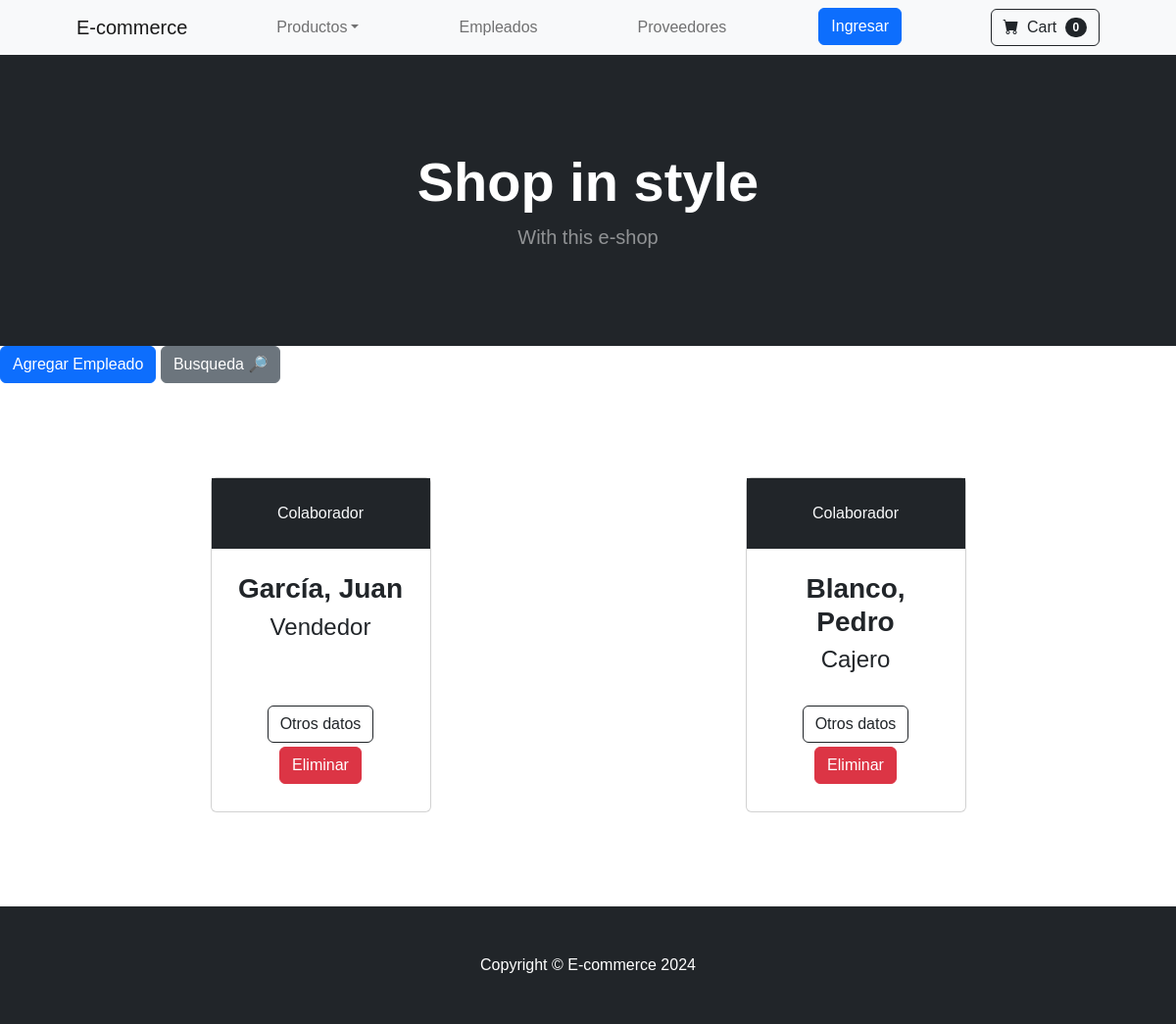
The page /ecommerce/employees/ on the database as committed earlier.
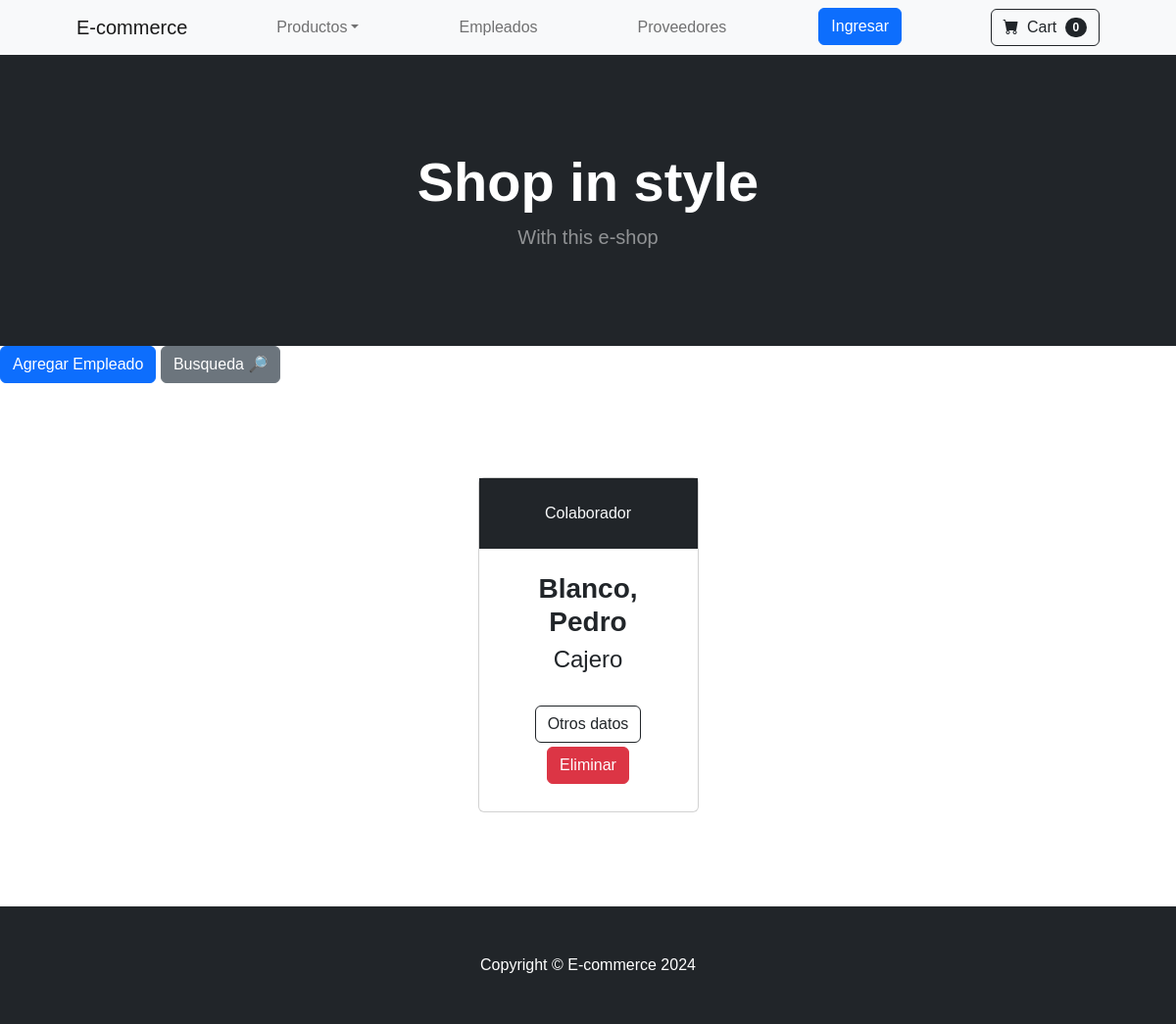
The same page on the database as committed later.
### ecommerce/models.py (models this page shows, shortened)
class Employee(models.Model):
    name = models.CharField(max_length=40)
    last_name = models.CharField(max_length=40)
    birthday = models.DateField()
    position = models.CharField(max_length=50)
    salary = models.DecimalField(max_digits=9, decimal_places=2)
    start_date = models.DateField()
    phone_number = models.CharField(max_length=20)
    email = models.EmailField(unique=True)

### ecommerce/views.py (the view)
# urls.py: path('employees/', show_employees, name='employees'),
def show_employees(req):
    employees = Employee.objects.all()
    return render(req, 'employees.html', {'employees': employees})

### ecommerce/templates/employees.html (shortened to what this page needs)
<!DOCTYPE html>
<html lang="en">
    <head>
        {% load static %}
        <link href="https://cdn.jsdelivr.net/npm/bootstrap-icons@1.5.0/font/bootstrap-icons.css" rel="stylesheet" />
        <link href="{% static '/css/styles.css' %}" rel="stylesheet" />
    </head>
    <body>
        {% include 'navbar.html' %}
        {% include 'header.html' %}
        {% block dinamicContent %}
                <a class="btn btn-primary" href="{% url 'createEmployee' %}">Agregar Empleado</a>
            <a class="btn btn-secondary" href="{% url 'searchEmployee' %}">Busqueda 🔎</a>
            <section class="py-5">
                <div class="container px-4 px-lg-5 mt-5">
                    <div class="row gx-4 gx-lg-5 row-cols-2 row-cols-md-3 row-cols-xl-4 d-flex justify-content-around justify-content-center">
                        {% for emp in employees %}
                            <div class="col mb-5">
                                <div class="card h-100">
                                    <div class="card-head p-4 text-center bg-dark text-light">Colaborador</div>
                                    <div class="card-body p-4 text-center">
                                        <h3 class="fw-bolder">{{emp.last_name}}, {{emp.name}}</h3>
                                        <h4>{{emp.position}}</h4>
                                    </div>
                                    <div class="card-footer p-4 pt-0 border-top-0 bg-transparent">
                                        <div class="text-center"><a class="btn btn-outline-dark mt-auto mb-1" href="{% url 'detailedEmployee' emp.id %}">Otros datos</a></div>
                                            <form action="{% url 'deleteEmployee' emp.id %}" method="post" class="text-center">{% csrf_token %}
                                                <button class="btn btn-del btn-danger mt-auto mb-1" id={{emp.id}} type="submit">Eliminar</button>
                                            </form>
                                    </div>
                                </div>
                            </div>
                        {% endfor %}
                    </div>
                </div>
            </section>
        {% endblock dinamicContent %}
        {% include 'footer.html' %}
    </body>
</html>

Rows that differ between the two databases and show on the page:
removed Employee: last_name "García", name "Juan", position "Vendedor"
